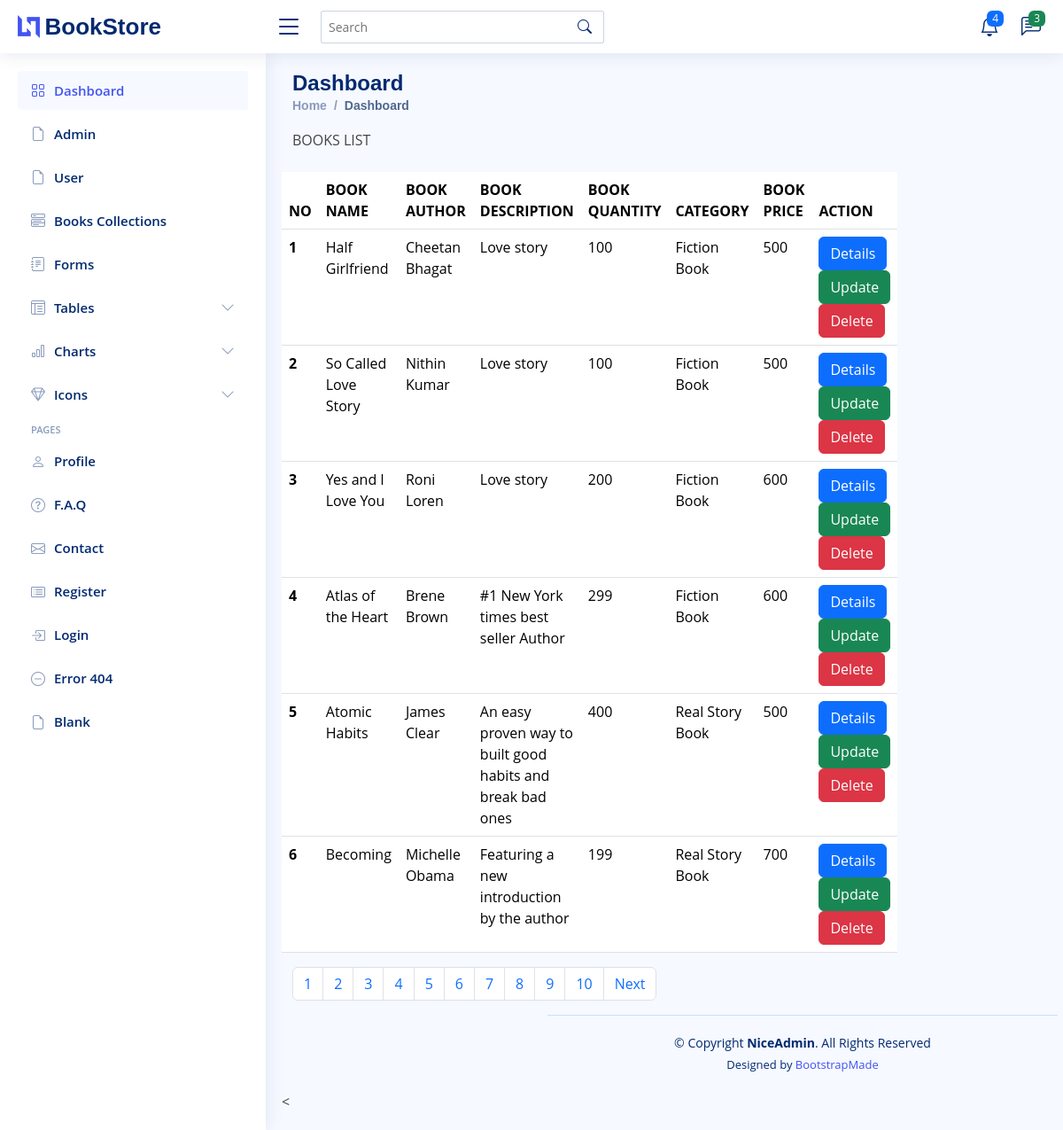
/list-books/, run on the app's committed database.
### rsbooks_app/models.py (models this page shows, shortened)
class RSBook(models.Model):
    CATEGORY_CHOICES=[
        ('1','Real Story Book'),
        ('2','Fiction Book')
    ]
    GENRE_CHOICES=[
        ('1','Comedy'),
        ('2','Action'),
        ('3', 'Crime'),
        ('4', 'Horror'),
        ('5', 'Romance'),
        ('6', 'Thriller'),
        ('7', 'Adventure'),
        ('8', 'Sports'),
        ('9', 'Inspirational')
    ]
    title=models.CharField(max_length=250, null=True)
    description=models.TextField(null=True)
    price=models.IntegerField(null=True)
    image=models.ImageField(upload_to='rsbook_media')
    quantity=models.IntegerField()
    category=models.CharField(max_length=1, choices=CATEGORY_CHOICES)
    genre=models.CharField(max_length=1, choices=GENRE_CHOICES)
    author=models.ForeignKey(RSAuthor, on_delete=models.CASCADE, default=None, null=True)

class RSAuthor(models.Model):
    name=models.CharField(max_length=250, null=True)
    def __str__(self):
        return '{}'.format(self.name)

### rsbooks_app/views.py (the view)
# urls.py: path('list-books/', views.listBooks, name='listbooks'),
def listBooks(request):
    books=RSBook.objects.all()
    paginator=Paginator(books, 6)
    page_number=request.GET.get('page')
    try:
        page=paginator.get_page(page_number)
    except EmptyPage:
        page=paginator.page(page_number.num_pages)
    return render(request, 'admin/listbook.html', {'books':books, 'page':page})

### templates/admin/listbook.html (shortened to what this page needs)
{% extends 'admin/main.html' %}
{% load static %}
{% block content %}
<h>BOOKS LIST</h>
    <table class="table">
        <thead>
              <th scope="col">NO</th>
              <th scope="col" >BOOK NAME</th>
              <th scope="col">BOOK AUTHOR</th>
              <th scope="col">BOOK DESCRIPTION</th>
              <th scope="col">BOOK QUANTITY</th>
              <th scope="col">CATEGORY</th>
              <th scope="col">BOOK PRICE</th>
              <th scope="col">ACTION</th>
        </thead>
        <tbody>
        {% for book in page %}
        <tr>
        <th scope="row">{{ forloop.counter }}</th>
                <td>{{ book.title }}</td>
                <td>{{ book.author }}</td>
                <td>{{ book.description }}</td>
                <td>{{ book.quantity }}</td>
                <td>{{ book.get_category_display }}</td>
                <td>{{ book.price }}</td>
                <td>
                    <a href="{% url 'bookdetails' book.id %}" class="btn btn-primary">Details</a></br>
                    <a href="{% url 'updatebook' book.id %}" class="btn btn-success">Update</a></br>
                    <a href="{% url 'deletebook' book.id %}" class="btn btn-danger">Delete</a></br>
                </td>
            </tr>
        {% endfor %}
        </tbody>
    </table>
<nav aria-label="...">
  <ul class="pagination">
    {% for num in page.paginator.page_range %}
    <li class="page-item {% if page_number == num %}activate{% endif %}">
        <a class="page-link" href="?page={{ num }}">{{ num }}</a></li>
    {% endfor %}
      {% if page.has_next %}
    <li class="page-item">
        <a class="page-link" href="?page={{ page.next_page_number }}">Next</a></li>
      {% endif %}
  </ul>
</nav>
{% endblock %}

### static/assets/css/style.css (style rules this page uses)
:root { scroll-behavior: smooth; }
body { font-family: "Open Sans", sans-serif; background: #f6f9ff; color: #444444; }

### data on the page
RSBook: title "Half Girlfriend", author "Cheetan Bhagat", description "Love story", quantity "100", category "Fiction Book", price "500"
RSBook: title "So Called Love Story", author "Nithin Kumar", description "Love story", quantity "100", category "Fiction Book", price "500"
RSBook: title "Yes and I Love You", author "Roni Loren", description "Love story", quantity "200", category "Fiction Book", price "600"
RSBook: title "Atlas of the Heart", author "Brene Brown", description "#1 New York times best seller Author", quantity "299", category "Fiction Book", price "600"
RSBook: title "Atomic Habits", author "James Clear", description "An easy proven way to built good habits and break bad ones", quantity "400", category "Real Story Book", price "500"
RSBook: title "Becoming", author "Michelle Obama", description "Featuring a new introduction by the author", quantity "199", category "Real Story Book", price "700"

### other printed values
{{ num }} "1" "2" "3" "4" "5" "6" "7" "8" "9" "10"
